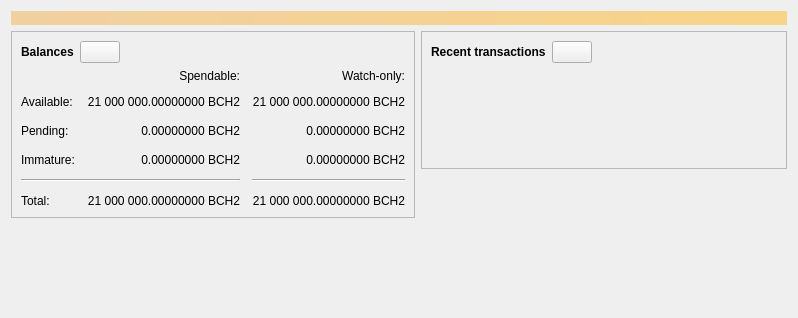
<?xml version="1.0" encoding="UTF-8"?>
<ui version="4.0">
 <class>OverviewPage</class>
 <widget class="QWidget" name="OverviewPage">
  <property name="geometry">
   <rect>
    <x>0</x>
    <y>0</y>
    <width>798</width>
    <height>318</height>
   </rect>
  </property>
  <property name="windowTitle">
   <string>Form</string>
  </property>
  <layout class="QVBoxLayout" name="topLayout">
   <item>
    <widget class="QLabel" name="labelAlerts">
     <property name="visible">
      <bool>false</bool>
     </property>
     <property name="styleSheet">
      <string notr="true">QLabel { background-color: qlineargradient(x1: 0, y1: 0, x2: 1, y2: 0, stop:0 #F0D0A0, stop:1 #F8D488); color:#000000; }</string>
     </property>
     <property name="wordWrap">
      <bool>true</bool>
     </property>
     <property name="margin">
      <number>3</number>
     </property>
     <property name="textInteractionFlags">
      <set>Qt::TextSelectableByMouse</set>
     </property>
    </widget>
   </item>
   <item>
    <layout class="QHBoxLayout" name="horizontalLayout" stretch="1,1">
     <item>
      <layout class="QVBoxLayout" name="verticalLayout_2">
       <item>
        <widget class="QFrame" name="frame">
         <property name="frameShape">
          <enum>QFrame::StyledPanel</enum>
         </property>
         <property name="frameShadow">
          <enum>QFrame::Raised</enum>
         </property>
         <layout class="QVBoxLayout" name="verticalLayout_4">
          <item>
           <layout class="QHBoxLayout" name="horizontalLayout_4">
            <item>
             <widget class="QLabel" name="label_5">
              <property name="font">
               <font>
                <weight>75</weight>
                <bold>true</bold>
               </font>
              </property>
              <property name="text">
               <string>Balances</string>
              </property>
             </widget>
            </item>
            <item>
             <widget class="QPushButton" name="labelWalletStatus">
              <property name="enabled">
               <bool>true</bool>
              </property>
              <property name="maximumSize">
               <size>
                <width>45</width>
                <height>16777215</height>
               </size>
              </property>
              <property name="toolTip">
               <string>The displayed information may be out of date. Your wallet automatically synchronizes with the Bitcoin Cash II network after a connection is established, but this process has not completed yet.</string>
              </property>
              <property name="text">
               <string/>
              </property>
              <property name="icon">
               <iconset resource="../bitcoinII.qrc">
                <normaloff>:/icons/warning</normaloff>
                <disabledoff>:/icons/warning</disabledoff>:/icons/warning</iconset>
              </property>
              <property name="iconSize">
               <size>
                <width>24</width>
                <height>24</height>
               </size>
              </property>
             </widget>
            </item>
            <item>
             <spacer name="horizontalSpacer_3">
              <property name="orientation">
               <enum>Qt::Horizontal</enum>
              </property>
              <property name="sizeHint" stdset="0">
               <size>
                <width>40</width>
                <height>20</height>
               </size>
              </property>
             </spacer>
            </item>
           </layout>
          </item>
          <item>
           <layout class="QGridLayout" name="gridLayout">
            <property name="spacing">
             <number>12</number>
            </property>
            <item row="2" column="2">
             <widget class="QLabel" name="labelWatchPending">
              <property name="cursor">
               <cursorShape>IBeamCursor</cursorShape>
              </property>
              <property name="toolTip">
               <string>Unconfirmed transactions to watch-only addresses</string>
              </property>
              <property name="text">
               <string notr="true">0.00000000 BCH2</string>
              </property>
              <property name="alignment">
               <set>Qt::AlignRight|Qt::AlignTrailing|Qt::AlignVCenter</set>
              </property>
              <property name="textInteractionFlags">
               <set>Qt::LinksAccessibleByMouse|Qt::TextSelectableByKeyboard|Qt::TextSelectableByMouse</set>
              </property>
             </widget>
            </item>
            <item row="2" column="1">
             <widget class="QLabel" name="labelUnconfirmed">
              <property name="cursor">
               <cursorShape>IBeamCursor</cursorShape>
              </property>
              <property name="toolTip">
               <string>Total of transactions that have yet to be confirmed, and do not yet count toward the spendable balance</string>
              </property>
              <property name="text">
               <string notr="true">0.00000000 BCH2</string>
              </property>
              <property name="alignment">
               <set>Qt::AlignRight|Qt::AlignTrailing|Qt::AlignVCenter</set>
              </property>
              <property name="textInteractionFlags">
               <set>Qt::LinksAccessibleByMouse|Qt::TextSelectableByKeyboard|Qt::TextSelectableByMouse</set>
              </property>
             </widget>
            </item>
            <item row="3" column="2">
             <widget class="QLabel" name="labelWatchImmature">
              <property name="cursor">
               <cursorShape>IBeamCursor</cursorShape>
              </property>
              <property name="toolTip">
               <string>Mined balance in watch-only addresses that has not yet matured</string>
              </property>
              <property name="text">
               <string notr="true">0.00000000 BCH2</string>
              </property>
              <property name="alignment">
               <set>Qt::AlignRight|Qt::AlignTrailing|Qt::AlignVCenter</set>
              </property>
              <property name="textInteractionFlags">
               <set>Qt::LinksAccessibleByMouse|Qt::TextSelectableByKeyboard|Qt::TextSelectableByMouse</set>
              </property>
             </widget>
            </item>
            <item row="4" column="0" colspan="2">
             <widget class="Line" name="line">
              <property name="orientation">
               <enum>Qt::Horizontal</enum>
              </property>
             </widget>
            </item>
            <item row="4" column="2">
             <widget class="Line" name="lineWatchBalance">
              <property name="sizePolicy">
               <sizepolicy hsizetype="Preferred" vsizetype="Fixed">
                <horstretch>0</horstretch>
                <verstretch>0</verstretch>
               </sizepolicy>
              </property>
              <property name="minimumSize">
               <size>
                <width>140</width>
                <height>0</height>
               </size>
              </property>
              <property name="orientation">
               <enum>Qt::Horizontal</enum>
              </property>
             </widget>
            </item>
            <item row="5" column="0">
             <widget class="QLabel" name="labelTotalText">
              <property name="text">
               <string>Total:</string>
              </property>
             </widget>
            </item>
            <item row="3" column="1">
             <widget class="QLabel" name="labelImmature">
              <property name="cursor">
               <cursorShape>IBeamCursor</cursorShape>
              </property>
              <property name="toolTip">
               <string>Mined balance that has not yet matured</string>
              </property>
              <property name="text">
               <string notr="true">0.00000000 BCH2</string>
              </property>
              <property name="alignment">
               <set>Qt::AlignRight|Qt::AlignTrailing|Qt::AlignVCenter</set>
              </property>
              <property name="textInteractionFlags">
               <set>Qt::LinksAccessibleByMouse|Qt::TextSelectableByKeyboard|Qt::TextSelectableByMouse</set>
              </property>
             </widget>
            </item>
            <item row="2" column="3">
             <spacer name="horizontalSpacer_2">
              <property name="orientation">
               <enum>Qt::Horizontal</enum>
              </property>
              <property name="sizeHint" stdset="0">
               <size>
                <width>40</width>
                <height>20</height>
               </size>
              </property>
             </spacer>
            </item>
            <item row="3" column="0">
             <widget class="QLabel" name="labelImmatureText">
              <property name="text">
               <string>Immature:</string>
              </property>
             </widget>
            </item>
            <item row="5" column="1">
             <widget class="QLabel" name="labelTotal">
              <property name="cursor">
               <cursorShape>IBeamCursor</cursorShape>
              </property>
              <property name="toolTip">
               <string>Your current total balance</string>
              </property>
              <property name="text">
               <string notr="true">21 000 000.00000000 BCH2</string>
              </property>
              <property name="alignment">
               <set>Qt::AlignRight|Qt::AlignTrailing|Qt::AlignVCenter</set>
              </property>
              <property name="textInteractionFlags">
               <set>Qt::LinksAccessibleByMouse|Qt::TextSelectableByKeyboard|Qt::TextSelectableByMouse</set>
              </property>
             </widget>
            </item>
            <item row="5" column="2">
             <widget class="QLabel" name="labelWatchTotal">
              <property name="cursor">
               <cursorShape>IBeamCursor</cursorShape>
              </property>
              <property name="toolTip">
               <string>Current total balance in watch-only addresses</string>
              </property>
              <property name="text">
               <string notr="true">21 000 000.00000000 BCH2</string>
              </property>
              <property name="alignment">
               <set>Qt::AlignRight|Qt::AlignTrailing|Qt::AlignVCenter</set>
              </property>
              <property name="textInteractionFlags">
               <set>Qt::LinksAccessibleByMouse|Qt::TextSelectableByKeyboard|Qt::TextSelectableByMouse</set>
              </property>
             </widget>
            </item>
            <item row="0" column="2">
             <widget class="QLabel" name="labelWatchonly">
              <property name="text">
               <string>Watch-only:</string>
              </property>
              <property name="alignment">
               <set>Qt::AlignRight|Qt::AlignTrailing|Qt::AlignVCenter</set>
              </property>
             </widget>
            </item>
            <item row="1" column="0">
             <widget class="QLabel" name="labelBalanceText">
              <property name="text">
               <string>Available:</string>
              </property>
             </widget>
            </item>
            <item row="1" column="1">
             <widget class="QLabel" name="labelBalance">
              <property name="cursor">
               <cursorShape>IBeamCursor</cursorShape>
              </property>
              <property name="toolTip">
               <string>Your current spendable balance</string>
              </property>
              <property name="text">
               <string notr="true">21 000 000.00000000 BCH2</string>
              </property>
              <property name="alignment">
               <set>Qt::AlignRight|Qt::AlignTrailing|Qt::AlignVCenter</set>
              </property>
              <property name="textInteractionFlags">
               <set>Qt::LinksAccessibleByMouse|Qt::TextSelectableByKeyboard|Qt::TextSelectableByMouse</set>
              </property>
             </widget>
            </item>
            <item row="1" column="2">
             <widget class="QLabel" name="labelWatchAvailable">
              <property name="cursor">
               <cursorShape>IBeamCursor</cursorShape>
              </property>
              <property name="toolTip">
               <string>Your current balance in watch-only addresses</string>
              </property>
              <property name="text">
               <string notr="true">21 000 000.00000000 BCH2</string>
              </property>
              <property name="alignment">
               <set>Qt::AlignRight|Qt::AlignTrailing|Qt::AlignVCenter</set>
              </property>
              <property name="textInteractionFlags">
               <set>Qt::LinksAccessibleByMouse|Qt::TextSelectableByKeyboard|Qt::TextSelectableByMouse</set>
              </property>
             </widget>
            </item>
            <item row="2" column="0">
             <widget class="QLabel" name="labelPendingText">
              <property name="text">
               <string>Pending:</string>
              </property>
             </widget>
            </item>
            <item row="0" column="1">
             <widget class="QLabel" name="labelSpendable">
              <property name="text">
               <string>Spendable:</string>
              </property>
              <property name="alignment">
               <set>Qt::AlignRight|Qt::AlignTrailing|Qt::AlignVCenter</set>
              </property>
             </widget>
            </item>
           </layout>
          </item>
         </layout>
        </widget>
       </item>
       <item>
        <spacer name="verticalSpacer">
         <property name="orientation">
          <enum>Qt::Vertical</enum>
         </property>
         <property name="sizeHint" stdset="0">
          <size>
           <width>20</width>
           <height>40</height>
          </size>
         </property>
        </spacer>
       </item>
      </layout>
     </item>
     <item>
      <layout class="QVBoxLayout" name="verticalLayout_3">
       <item>
        <widget class="QFrame" name="frame_2">
         <property name="frameShape">
          <enum>QFrame::StyledPanel</enum>
         </property>
         <property name="frameShadow">
          <enum>QFrame::Raised</enum>
         </property>
         <layout class="QVBoxLayout" name="verticalLayout">
          <item>
           <layout class="QHBoxLayout" name="horizontalLayout_2">
            <item>
             <widget class="QLabel" name="label_4">
              <property name="font">
               <font>
                <weight>75</weight>
                <bold>true</bold>
               </font>
              </property>
              <property name="text">
               <string>Recent transactions</string>
              </property>
             </widget>
            </item>
            <item>
             <widget class="QPushButton" name="labelTransactionsStatus">
              <property name="enabled">
               <bool>true</bool>
              </property>
              <property name="maximumSize">
               <size>
                <width>45</width>
                <height>16777215</height>
               </size>
              </property>
              <property name="toolTip">
               <string>The displayed information may be out of date. Your wallet automatically synchronizes with the Bitcoin Cash II network after a connection is established, but this process has not completed yet.</string>
              </property>
              <property name="text">
               <string/>
              </property>
              <property name="icon">
               <iconset resource="../bitcoinII.qrc">
                <normaloff>:/icons/warning</normaloff>
                <disabledoff>:/icons/warning</disabledoff>:/icons/warning</iconset>
              </property>
              <property name="iconSize">
               <size>
                <width>24</width>
                <height>24</height>
               </size>
              </property>
             </widget>
            </item>
            <item>
             <spacer name="horizontalSpacer">
              <property name="orientation">
               <enum>Qt::Horizontal</enum>
              </property>
              <property name="sizeHint" stdset="0">
               <size>
                <width>40</width>
                <height>20</height>
               </size>
              </property>
             </spacer>
            </item>
           </layout>
          </item>
          <item>
           <widget class="TransactionOverviewWidget" name="listTransactions">
            <property name="styleSheet">
             <string notr="true">QListView { background: transparent; }</string>
            </property>
            <property name="frameShape">
             <enum>QFrame::NoFrame</enum>
            </property>
            <property name="verticalScrollBarPolicy">
             <enum>Qt::ScrollBarAlwaysOff</enum>
            </property>
            <property name="horizontalScrollBarPolicy">
             <enum>Qt::ScrollBarAlwaysOff</enum>
            </property>
            <property name="sizeAdjustPolicy">
             <enum>QAbstractScrollArea::AdjustToContents</enum>
            </property>
            <property name="selectionMode">
             <enum>QAbstractItemView::NoSelection</enum>
            </property>
            <property name="uniformItemSizes">
             <bool>true</bool>
            </property>
           </widget>
          </item>
         </layout>
        </widget>
       </item>
       <item>
        <spacer name="verticalSpacer_2">
         <property name="orientation">
          <enum>Qt::Vertical</enum>
         </property>
         <property name="sizeHint" stdset="0">
          <size>
           <width>20</width>
           <height>40</height>
          </size>
         </property>
        </spacer>
       </item>
      </layout>
     </item>
    </layout>
   </item>
  </layout>
 </widget>
 <customwidgets>
  <customwidget>
   <class>TransactionOverviewWidget</class>
   <extends>QListView</extends>
   <header>qt/transactionoverviewwidget.h</header>
  </customwidget>
 </customwidgets>
 <resources/>
 <connections/>
</ui>
